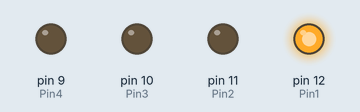
This sketch was run on a simulated Arduino Uno, built with avr-gcc and run on an emulated ATmega328P. On the bench: output pins drawn as LEDs (lit = HIGH).

Above: at 0.02 s.
At 0.77 s:
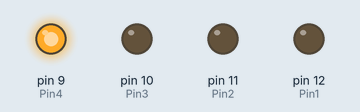
At 1.47 s:
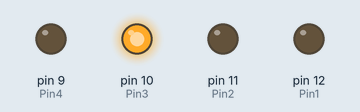
At 2.92 s:
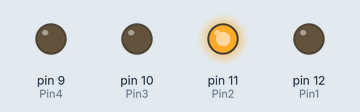
Timing chart, 0 to 3.2 s (numbered marks = the images above):
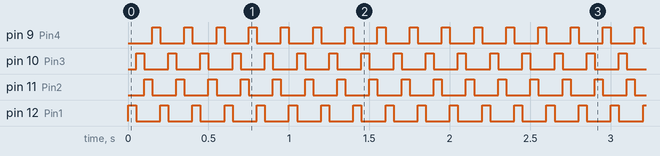

Measured:
- by itself, pin 9 (Pin4), pin 10 (Pin3), pin 11 (Pin2), pin 12 (Pin1): alternates HIGH for 0.05 s and LOW for 0.15 s

The sketch:

StepperTest.ino
```cpp
int Pin1 = 12;
int Pin2 = 11;
int Pin3 = 10;
int Pin4 = 9;
int period = 50;
void setup() {
pinMode(Pin1,OUTPUT);
pinMode(Pin2,OUTPUT);
pinMode(Pin3,OUTPUT);
pinMode(Pin4,OUTPUT);
}

void loop() {

  for (int i = 0; i < 4; i++){

    switch (i){

    case (0):                 //1
    digitalWrite(Pin1,HIGH);
    digitalWrite(Pin2,LOW);
    digitalWrite(Pin3,LOW);
    digitalWrite(Pin4,LOW);
    delay(period);
    break;

    case (1):                 //4
    digitalWrite(Pin1,LOW);
    digitalWrite(Pin2,LOW);
    digitalWrite(Pin3,HIGH);
    digitalWrite(Pin4,LOW);
    delay(period);
    break;

    case (2):              //2
    digitalWrite(Pin1,LOW);
    digitalWrite(Pin2,HIGH);
    digitalWrite(Pin3,LOW);
    digitalWrite(Pin4,LOW);
    delay(period);
    break;

    case (3):            //8
    digitalWrite(Pin1,LOW);
    digitalWrite(Pin2,LOW);
    digitalWrite(Pin3,LOW);
    digitalWrite(Pin4,HIGH);
    delay(period);
    break;


    }


  }

}
```
